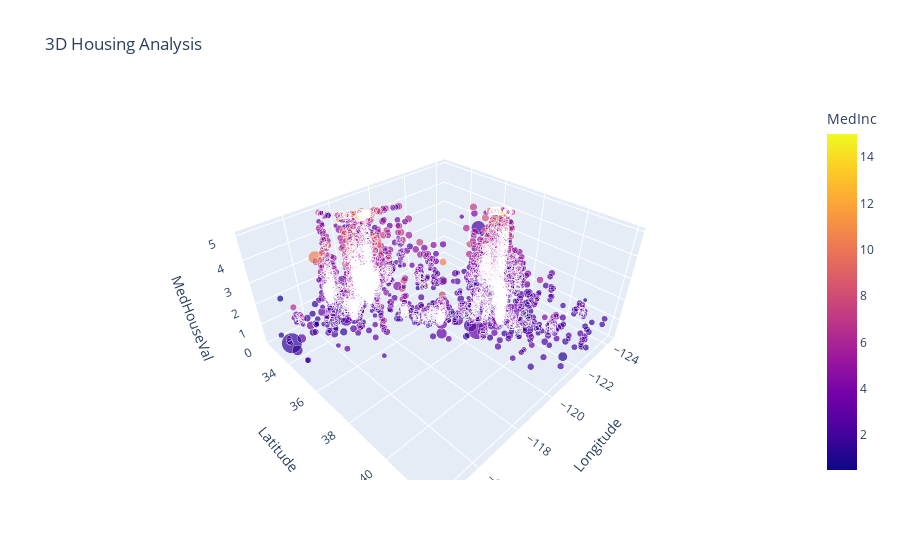

Notebook source saved alongside this figure:
### Code cell
import plotly.express as px

# 3D scatter plot
fig = px.scatter_3d(calif_df.sample(5000), x='Longitude', y='Latitude', z='MedHouseVal',
                    color='MedInc', size='AveRooms',
                    title='3D Housing Analysis')
fig.show()

### Figure 1 — Plotly figure (JSON) as saved in the notebook; plotly's stock layout.template omitted (floating-point values rounded to 4 significant figures; data arrays with more than 128 entries replaced by an {"elided": "..."} marker saying what was removed)
{"data": [{"hovertemplate": "Longitude=%{x}<br>Latitude=%{y}<br>MedHouseVal=%{z}<br>AveRooms=%{marker.size}<br>MedInc=%{marker.color}<extra></extra>", "legendgroup": "", "marker": {"color": {"elided": "5000 float values"}, "coloraxis": "coloraxis", "size": {"elided": "5000 float values"}, "sizemode": "area", "sizeref": 0.1561, "symbol": "circle"}, "mode": "markers", "name": "", "scene": "scene", "showlegend": false, "type": "scatter3d", "x": {"elided": "5000 float values"}, "y": {"elided": "5000 float values"}, "z": {"elided": "5000 float values"}}], "layout": {"coloraxis": {"colorbar": {"title": {"text": "MedInc"}}, "colorscale": [[0, "#0d0887"], [0.1111, "#46039f"], [0.2222, "#7201a8"], [0.3333, "#9c179e"], [0.4444, "#bd3786"], [0.5556, "#d8576b"], [0.6667, "#ed7953"], [0.7778, "#fb9f3a"], [0.8889, "#fdca26"], [1, "#f0f921"]]}, "legend": {"itemsizing": "constant", "tracegroupgap": 0}, "scene": {"domain": {"x": [0, 1], "y": [0, 1]}, "xaxis": {"title": {"text": "Longitude"}}, "yaxis": {"title": {"text": "Latitude"}}, "zaxis": {"title": {"text": "MedHouseVal"}}}, "title": {"text": "3D Housing Analysis"}}}
